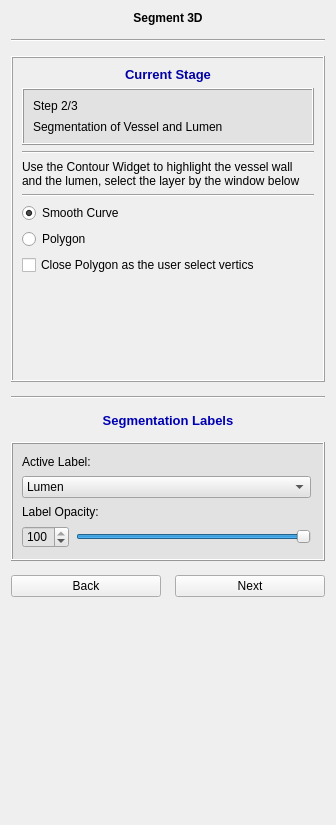
<?xml version="1.0" encoding="UTF-8"?>
<ui version="4.0">
 <class>ModuleWidget</class>
 <widget class="QWidget" name="ModuleWidget">
  <property name="geometry">
   <rect>
    <x>0</x>
    <y>0</y>
    <width>336</width>
    <height>825</height>
   </rect>
  </property>
  <property name="minimumSize">
   <size>
    <width>0</width>
    <height>0</height>
   </size>
  </property>
  <property name="font">
   <font>
    <family>Arial</family>
   </font>
  </property>
  <property name="windowTitle">
   <string>Widget</string>
  </property>
  <layout class="QVBoxLayout" name="verticalLayout_2">
   <property name="spacing">
    <number>14</number>
   </property>
   <item>
    <widget class="QLabel" name="label">
     <property name="font">
      <font>
       <family>Arial</family>
       <pointsize>9</pointsize>
       <weight>75</weight>
       <bold>true</bold>
      </font>
     </property>
     <property name="text">
      <string>Segment 3D</string>
     </property>
     <property name="alignment">
      <set>Qt::AlignCenter</set>
     </property>
    </widget>
   </item>
   <item>
    <widget class="Line" name="line_2">
     <property name="orientation">
      <enum>Qt::Horizontal</enum>
     </property>
    </widget>
   </item>
   <item>
    <widget class="QStackedWidget" name="stackedWidget">
     <property name="frameShape">
      <enum>QFrame::Box</enum>
     </property>
     <property name="frameShadow">
      <enum>QFrame::Raised</enum>
     </property>
     <property name="currentIndex">
      <number>1</number>
     </property>
     <widget class="QWidget" name="page">
      <layout class="QVBoxLayout" name="verticalLayout">
       <item>
        <widget class="QLabel" name="label_37">
         <property name="font">
          <font>
           <pointsize>10</pointsize>
           <weight>75</weight>
           <bold>true</bold>
          </font>
         </property>
         <property name="text">
          <string>&lt;html&gt;&lt;head/&gt;&lt;body&gt;&lt;p&gt;&lt;span style=&quot; color:#0000a5;&quot;&gt;Current Stage&lt;/span&gt;&lt;/p&gt;&lt;/body&gt;&lt;/html&gt;</string>
         </property>
         <property name="alignment">
          <set>Qt::AlignCenter</set>
         </property>
        </widget>
       </item>
       <item>
        <widget class="QFrame" name="frame_9">
         <property name="minimumSize">
          <size>
           <width>0</width>
           <height>0</height>
          </size>
         </property>
         <property name="font">
          <font>
           <family>Arial</family>
           <pointsize>10</pointsize>
          </font>
         </property>
         <property name="styleSheet">
          <string notr="true">background-color: rgb(226, 226, 226)</string>
         </property>
         <property name="frameShape">
          <enum>QFrame::Box</enum>
         </property>
         <property name="frameShadow">
          <enum>QFrame::Raised</enum>
         </property>
         <property name="lineWidth">
          <number>1</number>
         </property>
         <layout class="QVBoxLayout" name="verticalLayout_23">
          <property name="spacing">
           <number>7</number>
          </property>
          <item>
           <layout class="QVBoxLayout" name="verticalLayout_24">
            <property name="spacing">
             <number>7</number>
            </property>
            <item>
             <layout class="QHBoxLayout" name="horizontalLayout_15">
              <item>
               <widget class="QLabel" name="label_38">
                <property name="font">
                 <font>
                  <family>Arial</family>
                 </font>
                </property>
                <property name="text">
                 <string>Step 1/3</string>
                </property>
               </widget>
              </item>
             </layout>
            </item>
           </layout>
          </item>
          <item>
           <widget class="QLabel" name="label_39">
            <property name="font">
             <font>
              <family>Arial</family>
             </font>
            </property>
            <property name="text">
             <string>Select ROI</string>
            </property>
           </widget>
          </item>
         </layout>
        </widget>
       </item>
       <item>
        <widget class="QLabel" name="label_8">
         <property name="text">
          <string>Selects the region of interest (ROI) for segmentation</string>
         </property>
         <property name="wordWrap">
          <bool>true</bool>
         </property>
        </widget>
       </item>
       <item>
        <widget class="Line" name="line_10">
         <property name="orientation">
          <enum>Qt::Horizontal</enum>
         </property>
        </widget>
       </item>
       <item>
        <widget class="QLabel" name="label_9">
         <property name="text">
          <string>ROI corner position (x, y, z):</string>
         </property>
        </widget>
       </item>
       <item>
        <layout class="QHBoxLayout" name="horizontalLayout_8">
         <property name="bottomMargin">
          <number>0</number>
         </property>
         <item>
          <widget class="QSpinBox" name="spinBox_4">
           <property name="buttonSymbols">
            <enum>QAbstractSpinBox::NoButtons</enum>
           </property>
          </widget>
         </item>
         <item>
          <widget class="QSpinBox" name="spinBox_5">
           <property name="buttonSymbols">
            <enum>QAbstractSpinBox::NoButtons</enum>
           </property>
          </widget>
         </item>
         <item>
          <widget class="QSpinBox" name="spinBox_6">
           <property name="buttonSymbols">
            <enum>QAbstractSpinBox::NoButtons</enum>
           </property>
          </widget>
         </item>
        </layout>
       </item>
       <item>
        <widget class="QLabel" name="label_10">
         <property name="text">
          <string>ROI size (x,y,z)</string>
         </property>
        </widget>
       </item>
       <item>
        <layout class="QHBoxLayout" name="horizontalLayout_16">
         <property name="bottomMargin">
          <number>0</number>
         </property>
         <item>
          <widget class="QSpinBox" name="spinBox_7">
           <property name="buttonSymbols">
            <enum>QAbstractSpinBox::NoButtons</enum>
           </property>
          </widget>
         </item>
         <item>
          <widget class="QSpinBox" name="spinBox_8">
           <property name="buttonSymbols">
            <enum>QAbstractSpinBox::NoButtons</enum>
           </property>
          </widget>
         </item>
         <item>
          <widget class="QSpinBox" name="spinBox_9">
           <property name="buttonSymbols">
            <enum>QAbstractSpinBox::NoButtons</enum>
           </property>
          </widget>
         </item>
        </layout>
       </item>
       <item>
        <widget class="QPushButton" name="pushButton">
         <property name="text">
          <string>Reset ROI</string>
         </property>
        </widget>
       </item>
       <item>
        <widget class="QPushButton" name="SetROIBtn">
         <property name="text">
          <string>Segmentation</string>
         </property>
        </widget>
       </item>
       <item>
        <spacer name="verticalSpacer_8">
         <property name="orientation">
          <enum>Qt::Vertical</enum>
         </property>
         <property name="sizeHint" stdset="0">
          <size>
           <width>20</width>
           <height>40</height>
          </size>
         </property>
        </spacer>
       </item>
      </layout>
     </widget>
     <widget class="QWidget" name="page_4">
      <layout class="QVBoxLayout" name="verticalLayout_15">
       <item>
        <widget class="QLabel" name="label_21">
         <property name="font">
          <font>
           <pointsize>10</pointsize>
           <weight>75</weight>
           <bold>true</bold>
          </font>
         </property>
         <property name="text">
          <string>&lt;html&gt;&lt;head/&gt;&lt;body&gt;&lt;p&gt;&lt;span style=&quot; color:#0000a5;&quot;&gt;Current Stage&lt;/span&gt;&lt;/p&gt;&lt;/body&gt;&lt;/html&gt;</string>
         </property>
         <property name="alignment">
          <set>Qt::AlignCenter</set>
         </property>
        </widget>
       </item>
       <item>
        <widget class="QFrame" name="frame_5">
         <property name="minimumSize">
          <size>
           <width>0</width>
           <height>0</height>
          </size>
         </property>
         <property name="font">
          <font>
           <family>Arial</family>
           <pointsize>10</pointsize>
          </font>
         </property>
         <property name="styleSheet">
          <string notr="true">background-color: rgb(226, 226, 226)</string>
         </property>
         <property name="frameShape">
          <enum>QFrame::Box</enum>
         </property>
         <property name="frameShadow">
          <enum>QFrame::Raised</enum>
         </property>
         <property name="lineWidth">
          <number>1</number>
         </property>
         <layout class="QVBoxLayout" name="verticalLayout_11">
          <property name="spacing">
           <number>7</number>
          </property>
          <item>
           <layout class="QVBoxLayout" name="verticalLayout_12">
            <property name="spacing">
             <number>7</number>
            </property>
            <item>
             <layout class="QHBoxLayout" name="horizontalLayout_11">
              <item>
               <widget class="QLabel" name="label_23">
                <property name="font">
                 <font>
                  <family>Arial</family>
                 </font>
                </property>
                <property name="text">
                 <string>Step 2/3</string>
                </property>
               </widget>
              </item>
             </layout>
            </item>
           </layout>
          </item>
          <item>
           <widget class="QLabel" name="label_18">
            <property name="font">
             <font>
              <family>Arial</family>
             </font>
            </property>
            <property name="text">
             <string>Segmentation of Vessel and Lumen</string>
            </property>
           </widget>
          </item>
         </layout>
        </widget>
       </item>
       <item>
        <widget class="Line" name="line_7">
         <property name="orientation">
          <enum>Qt::Horizontal</enum>
         </property>
        </widget>
       </item>
       <item>
        <widget class="QLabel" name="label_20">
         <property name="text">
          <string>Use the Contour Widget to highlight the vessel wall and the lumen, select the layer by the window below</string>
         </property>
         <property name="wordWrap">
          <bool>true</bool>
         </property>
        </widget>
       </item>
       <item>
        <widget class="Line" name="line_3">
         <property name="orientation">
          <enum>Qt::Horizontal</enum>
         </property>
        </widget>
       </item>
       <item>
        <widget class="QRadioButton" name="radioButton">
         <property name="text">
          <string>Smooth Curve</string>
         </property>
         <property name="checked">
          <bool>true</bool>
         </property>
        </widget>
       </item>
       <item>
        <widget class="QRadioButton" name="radioButton_2">
         <property name="text">
          <string>Polygon</string>
         </property>
        </widget>
       </item>
       <item>
        <widget class="QCheckBox" name="checkBox">
         <property name="text">
          <string>Close Polygon as the user select vertics</string>
         </property>
        </widget>
       </item>
       <item>
        <spacer name="verticalSpacer_3">
         <property name="orientation">
          <enum>Qt::Vertical</enum>
         </property>
         <property name="sizeHint" stdset="0">
          <size>
           <width>20</width>
           <height>40</height>
          </size>
         </property>
        </spacer>
       </item>
      </layout>
     </widget>
     <widget class="QWidget" name="page_3">
      <layout class="QVBoxLayout" name="verticalLayout_10">
       <item>
        <widget class="QLabel" name="label_25">
         <property name="font">
          <font>
           <pointsize>10</pointsize>
           <weight>75</weight>
           <bold>true</bold>
          </font>
         </property>
         <property name="text">
          <string>&lt;html&gt;&lt;head/&gt;&lt;body&gt;&lt;p&gt;&lt;span style=&quot; color:#0000a5;&quot;&gt;Current Stage&lt;/span&gt;&lt;/p&gt;&lt;/body&gt;&lt;/html&gt;</string>
         </property>
         <property name="alignment">
          <set>Qt::AlignCenter</set>
         </property>
        </widget>
       </item>
       <item>
        <widget class="QFrame" name="frame_6">
         <property name="minimumSize">
          <size>
           <width>0</width>
           <height>0</height>
          </size>
         </property>
         <property name="font">
          <font>
           <family>Arial</family>
           <pointsize>10</pointsize>
          </font>
         </property>
         <property name="styleSheet">
          <string notr="true">background-color: rgb(226, 226, 226)</string>
         </property>
         <property name="frameShape">
          <enum>QFrame::Box</enum>
         </property>
         <property name="frameShadow">
          <enum>QFrame::Raised</enum>
         </property>
         <property name="lineWidth">
          <number>1</number>
         </property>
         <layout class="QVBoxLayout" name="verticalLayout_13">
          <property name="spacing">
           <number>7</number>
          </property>
          <item>
           <layout class="QVBoxLayout" name="verticalLayout_14">
            <property name="spacing">
             <number>7</number>
            </property>
            <item>
             <layout class="QHBoxLayout" name="horizontalLayout_12">
              <item>
               <widget class="QLabel" name="label_26">
                <property name="font">
                 <font>
                  <family>Arial</family>
                 </font>
                </property>
                <property name="text">
                 <string>Step 3/3</string>
                </property>
               </widget>
              </item>
             </layout>
            </item>
           </layout>
          </item>
          <item>
           <widget class="QLabel" name="label_27">
            <property name="font">
             <font>
              <family>Arial</family>
             </font>
            </property>
            <property name="text">
             <string>Segmentation of Plaque</string>
            </property>
           </widget>
          </item>
         </layout>
        </widget>
       </item>
       <item>
        <widget class="QLabel" name="label_22">
         <property name="text">
          <string>You can use the brush tool to highlight the region of plaque</string>
         </property>
         <property name="wordWrap">
          <bool>true</bool>
         </property>
        </widget>
       </item>
       <item>
        <widget class="Line" name="line_5">
         <property name="orientation">
          <enum>Qt::Horizontal</enum>
         </property>
        </widget>
       </item>
       <item>
        <widget class="QLabel" name="label_16">
         <property name="text">
          <string>Brush Size</string>
         </property>
        </widget>
       </item>
       <item>
        <layout class="QHBoxLayout" name="horizontalLayout">
         <item>
          <widget class="QSlider" name="BrushSizeSlider">
           <property name="maximum">
            <number>40</number>
           </property>
           <property name="orientation">
            <enum>Qt::Horizontal</enum>
           </property>
          </widget>
         </item>
         <item>
          <widget class="QSpinBox" name="BrushSizeSpinBox">
           <property name="maximum">
            <number>40</number>
           </property>
          </widget>
         </item>
        </layout>
       </item>
       <item>
        <widget class="QLabel" name="label_17">
         <property name="text">
          <string>Brush Style</string>
         </property>
        </widget>
       </item>
       <item>
        <layout class="QHBoxLayout" name="horizontalLayout_9">
         <item>
          <widget class="QComboBox" name="BrushComBox">
           <item>
            <property name="text">
             <string>Square</string>
            </property>
           </item>
           <item>
            <property name="text">
             <string>Circle</string>
            </property>
           </item>
          </widget>
         </item>
        </layout>
       </item>
       <item>
        <widget class="QLabel" name="label_15">
         <property name="text">
          <string>Brush Option:</string>
         </property>
        </widget>
       </item>
       <item>
        <widget class="QCheckBox" name="checkBox_2">
         <property name="text">
          <string>3D</string>
         </property>
        </widget>
       </item>
       <item>
        <spacer name="verticalSpacer">
         <property name="orientation">
          <enum>Qt::Vertical</enum>
         </property>
         <property name="sizeHint" stdset="0">
          <size>
           <width>20</width>
           <height>40</height>
          </size>
         </property>
        </spacer>
       </item>
      </layout>
      <zorder>label_22</zorder>
      <zorder>line_5</zorder>
      <zorder>label_17</zorder>
      <zorder>verticalSpacer</zorder>
      <zorder>label_25</zorder>
      <zorder>frame_6</zorder>
      <zorder>checkBox_2</zorder>
      <zorder>label_15</zorder>
      <zorder>label_16</zorder>
     </widget>
     <widget class="QWidget" name="page_2">
      <layout class="QVBoxLayout" name="verticalLayout_8">
       <item>
        <widget class="QLabel" name="label_2">
         <property name="text">
          <string>2D Measurement</string>
         </property>
        </widget>
       </item>
       <item>
        <widget class="QTableWidget" name="tableWidget">
         <property name="sizePolicy">
          <sizepolicy hsizetype="Expanding" vsizetype="Expanding">
           <horstretch>0</horstretch>
           <verstretch>0</verstretch>
          </sizepolicy>
         </property>
         <property name="font">
          <font>
           <family>Arial</family>
          </font>
         </property>
         <property name="autoScroll">
          <bool>true</bool>
         </property>
         <property name="selectionMode">
          <enum>QAbstractItemView::ExtendedSelection</enum>
         </property>
         <property name="showGrid">
          <bool>true</bool>
         </property>
         <property name="wordWrap">
          <bool>true</bool>
         </property>
         <property name="cornerButtonEnabled">
          <bool>true</bool>
         </property>
         <attribute name="horizontalHeaderCascadingSectionResizes">
          <bool>false</bool>
         </attribute>
         <attribute name="horizontalHeaderDefaultSectionSize">
          <number>100</number>
         </attribute>
         <attribute name="horizontalHeaderHighlightSections">
          <bool>true</bool>
         </attribute>
         <attribute name="horizontalHeaderShowSortIndicator" stdset="0">
          <bool>false</bool>
         </attribute>
         <attribute name="verticalHeaderCascadingSectionResizes">
          <bool>false</bool>
         </attribute>
         <row>
          <property name="text">
           <string>Lumen Area / mm^2</string>
          </property>
         </row>
         <row>
          <property name="text">
           <string>Vessel Wall Area / mm^2</string>
          </property>
         </row>
         <row>
          <property name="text">
           <string>Wall Thickness / mm</string>
          </property>
         </row>
         <row>
          <property name="text">
           <string>NMI</string>
          </property>
         </row>
         <column>
          <property name="text">
           <string>Value</string>
          </property>
         </column>
        </widget>
       </item>
       <item>
        <widget class="QLabel" name="label_3">
         <property name="text">
          <string>3D Measurement</string>
         </property>
        </widget>
       </item>
       <item>
        <widget class="QTableWidget" name="tableWidget_2">
         <attribute name="horizontalHeaderDefaultSectionSize">
          <number>130</number>
         </attribute>
         <row>
          <property name="text">
           <string>Lumen /mm^3</string>
          </property>
         </row>
         <row>
          <property name="text">
           <string>Vessel Wall /mm^3</string>
          </property>
         </row>
         <row>
          <property name="text">
           <string>Total Plaque /mm^3</string>
          </property>
         </row>
         <row>
          <property name="text">
           <string>Calcification /mm^3</string>
          </property>
         </row>
         <row>
          <property name="text">
           <string>Hemorrhage /mm^3</string>
          </property>
         </row>
         <row>
          <property name="text">
           <string>LRNC /mm^3</string>
          </property>
         </row>
         <column>
          <property name="text">
           <string>Volume</string>
          </property>
         </column>
        </widget>
       </item>
       <item>
        <layout class="QHBoxLayout" name="horizontalLayout_2">
         <property name="bottomMargin">
          <number>0</number>
         </property>
         <item>
          <widget class="QLabel" name="label_4">
           <property name="text">
            <string>Stenosis %</string>
           </property>
          </widget>
         </item>
         <item>
          <spacer name="horizontalSpacer">
           <property name="orientation">
            <enum>Qt::Horizontal</enum>
           </property>
           <property name="sizeHint" stdset="0">
            <size>
             <width>40</width>
             <height>20</height>
            </size>
           </property>
          </spacer>
         </item>
         <item>
          <widget class="QSpinBox" name="spinBox_2">
           <property name="buttonSymbols">
            <enum>QAbstractSpinBox::NoButtons</enum>
           </property>
          </widget>
         </item>
        </layout>
       </item>
       <item>
        <spacer name="verticalSpacer_4">
         <property name="orientation">
          <enum>Qt::Vertical</enum>
         </property>
         <property name="sizeHint" stdset="0">
          <size>
           <width>20</width>
           <height>40</height>
          </size>
         </property>
        </spacer>
       </item>
       <item>
        <widget class="Line" name="line_4">
         <property name="orientation">
          <enum>Qt::Horizontal</enum>
         </property>
        </widget>
       </item>
      </layout>
     </widget>
    </widget>
   </item>
   <item>
    <widget class="Line" name="line">
     <property name="orientation">
      <enum>Qt::Horizontal</enum>
     </property>
    </widget>
   </item>
   <item>
    <widget class="QLabel" name="label_14">
     <property name="font">
      <font>
       <pointsize>11</pointsize>
       <weight>75</weight>
       <bold>true</bold>
      </font>
     </property>
     <property name="text">
      <string>&lt;html&gt;&lt;head/&gt;&lt;body&gt;&lt;p&gt;&lt;span style=&quot; font-size:10pt; color:#0000b3;&quot;&gt;Segmentation Labels&lt;/span&gt;&lt;/p&gt;&lt;/body&gt;&lt;/html&gt;</string>
     </property>
     <property name="alignment">
      <set>Qt::AlignCenter</set>
     </property>
    </widget>
   </item>
   <item>
    <widget class="QFrame" name="frame_4">
     <property name="minimumSize">
      <size>
       <width>0</width>
       <height>0</height>
      </size>
     </property>
     <property name="styleSheet">
      <string notr="true">background-color: rgb(226, 226, 226)</string>
     </property>
     <property name="frameShape">
      <enum>QFrame::Box</enum>
     </property>
     <property name="frameShadow">
      <enum>QFrame::Raised</enum>
     </property>
     <layout class="QVBoxLayout" name="verticalLayout_9">
      <property name="spacing">
       <number>7</number>
      </property>
      <property name="topMargin">
       <number>11</number>
      </property>
      <property name="rightMargin">
       <number>12</number>
      </property>
      <property name="bottomMargin">
       <number>11</number>
      </property>
      <item>
       <widget class="QLabel" name="label_12">
        <property name="font">
         <font>
          <family>Arial</family>
         </font>
        </property>
        <property name="text">
         <string>Active Label:</string>
        </property>
       </widget>
      </item>
      <item>
       <widget class="QComboBox" name="labelComboBox">
        <property name="font">
         <font>
          <family>Arial</family>
         </font>
        </property>
        <property name="iconSize">
         <size>
          <width>13</width>
          <height>13</height>
         </size>
        </property>
        <item>
         <property name="text">
          <string>Lumen</string>
         </property>
         <property name="icon">
          <iconset resource="../../../resources/Project.qrc">
           <normaloff>:/icons/redbox.png</normaloff>:/icons/redbox.png</iconset>
         </property>
        </item>
        <item>
         <property name="text">
          <string>Vessel Wall</string>
         </property>
         <property name="icon">
          <iconset resource="../../../resources/Project.qrc">
           <normaloff>:/icons/bluebox.png</normaloff>:/icons/bluebox.png</iconset>
         </property>
        </item>
        <item>
         <property name="text">
          <string>Calcification</string>
         </property>
         <property name="icon">
          <iconset resource="../../../resources/Project.qrc">
           <normaloff>:/icons/greenbox.png</normaloff>:/icons/greenbox.png</iconset>
         </property>
        </item>
        <item>
         <property name="text">
          <string>Hemorrhage</string>
         </property>
         <property name="icon">
          <iconset resource="../../../resources/Project.qrc">
           <normaloff>:/icons/yellowbox.png</normaloff>:/icons/yellowbox.png</iconset>
         </property>
        </item>
        <item>
         <property name="text">
          <string>LRNC</string>
         </property>
         <property name="icon">
          <iconset resource="../../../resources/Project.qrc">
           <normaloff>:/icons/lightbluebox.png</normaloff>:/icons/lightbluebox.png</iconset>
         </property>
        </item>
        <item>
         <property name="text">
          <string>LM</string>
         </property>
         <property name="icon">
          <iconset resource="../../../resources/Project.qrc">
           <normaloff>:/icons/purplebox.png</normaloff>:/icons/purplebox.png</iconset>
         </property>
        </item>
       </widget>
      </item>
      <item>
       <layout class="QHBoxLayout" name="horizontalLayout_5">
        <property name="topMargin">
         <number>0</number>
        </property>
       </layout>
      </item>
      <item>
       <widget class="QLabel" name="label_13">
        <property name="font">
         <font>
          <family>Arial</family>
         </font>
        </property>
        <property name="text">
         <string>Label Opacity:</string>
        </property>
       </widget>
      </item>
      <item>
       <layout class="QHBoxLayout" name="horizontalLayout_6">
        <property name="topMargin">
         <number>0</number>
        </property>
        <property name="bottomMargin">
         <number>0</number>
        </property>
        <item>
         <widget class="QSpinBox" name="opacitySpinBox">
          <property name="maximum">
           <number>100</number>
          </property>
          <property name="value">
           <number>100</number>
          </property>
         </widget>
        </item>
        <item>
         <widget class="QSlider" name="opacitySlider">
          <property name="maximum">
           <number>100</number>
          </property>
          <property name="value">
           <number>100</number>
          </property>
          <property name="sliderPosition">
           <number>100</number>
          </property>
          <property name="orientation">
           <enum>Qt::Horizontal</enum>
          </property>
         </widget>
        </item>
       </layout>
      </item>
     </layout>
    </widget>
   </item>
   <item>
    <layout class="QHBoxLayout" name="horizontalLayout_4">
     <property name="topMargin">
      <number>0</number>
     </property>
     <item>
      <widget class="QPushButton" name="BackBtn">
       <property name="text">
        <string>Back</string>
       </property>
      </widget>
     </item>
     <item>
      <widget class="QPushButton" name="NextBtn">
       <property name="text">
        <string>Next</string>
       </property>
      </widget>
     </item>
    </layout>
   </item>
   <item>
    <spacer name="verticalSpacer_2">
     <property name="orientation">
      <enum>Qt::Vertical</enum>
     </property>
     <property name="sizeHint" stdset="0">
      <size>
       <width>20</width>
       <height>40</height>
      </size>
     </property>
    </spacer>
   </item>
  </layout>
 </widget>
 <resources>
  <include location="../../../resources/Project.qrc"/>
 </resources>
 <connections/>
</ui>
